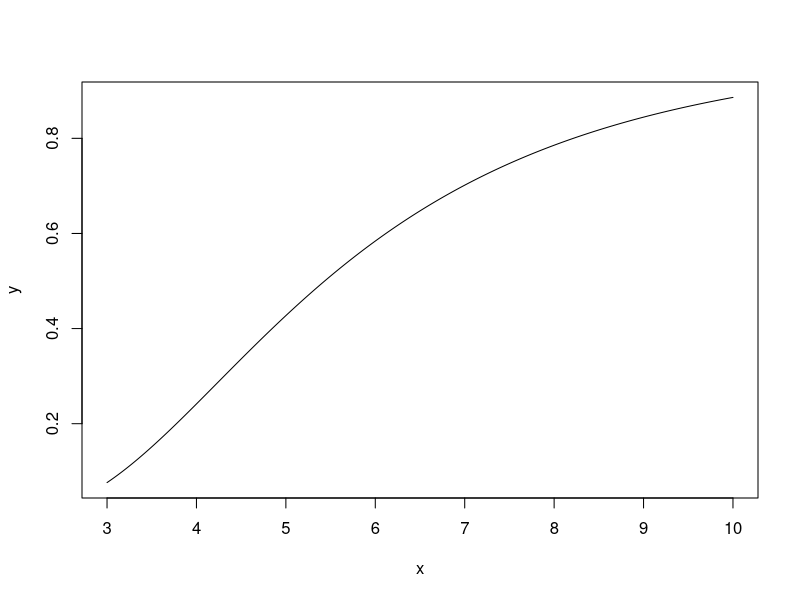

Recreate this plot in R.
## ---- chunk 1
x <- seq(3,10,0.0001)
y <- pchisq((50.76/x),df=10,lower.tail = FALSE)
plot(x,y,type="l")
## ---- chunk 2
##calculate the values
b_3.5 <- pchisq((50.76/3.5),df=10,lower.tail = FALSE)
b_5 <- pchisq((50.76/5),df=10,lower.tail = FALSE)
#simulation

b1 <- sqrt(3.5)
b2 <- sqrt(5)
crtr_1 <- 50.76/3.5
crtr_2 <- 50.76/5
count_3.5 <- rep(NA, 10000)
count_5 <- rep(NA, 10000)
for (i in 1:10000) {
  x_3.5 <- rnorm(10, mean=1, sd=b1)
  x_5 <- rnorm(10, mean=1, sd=b2)
  t_obs_3.5 <- sum((x_3.5-1)^2)/3.5
  t_obs_5 <- sum((x_5-1)^2)/5
  if (t_obs_3.5>crtr_1) {
    count_3.5[i] <- 1
  }
  else {
    count_3.5[i] <- 0
  }
  if (t_obs_5>crtr_2) {
    count_5[i] <- 1
  }

  else {
    count_5[i] <- 0
  }
  
}
print("The exact value for beta(3.5)is ")
b_3.5
print("The simulated value for beta(3.5)is ")
sum(count_3.5)/10000
print("The exact value for beta(5)is ")
b_5
print("The simulated value for beta(3.5)is ")
sum(count_5)/10000
## ---- chunk 3
pgamma(11.94, shape=10, rate = 1,lower.tail = T, log.p = FALSE)
## ---- chunk 4
rr <- (0.05)^(1/40)
count <- rep(NA,10000)
for (i in 1:10000) {
x <- runif(20,0,1)
y <- sqrt(x)
if (max(y)<rr) {
  count[i] <- 1
}
else {
  count[i] <- 0
}
}
sum(count)/10000
